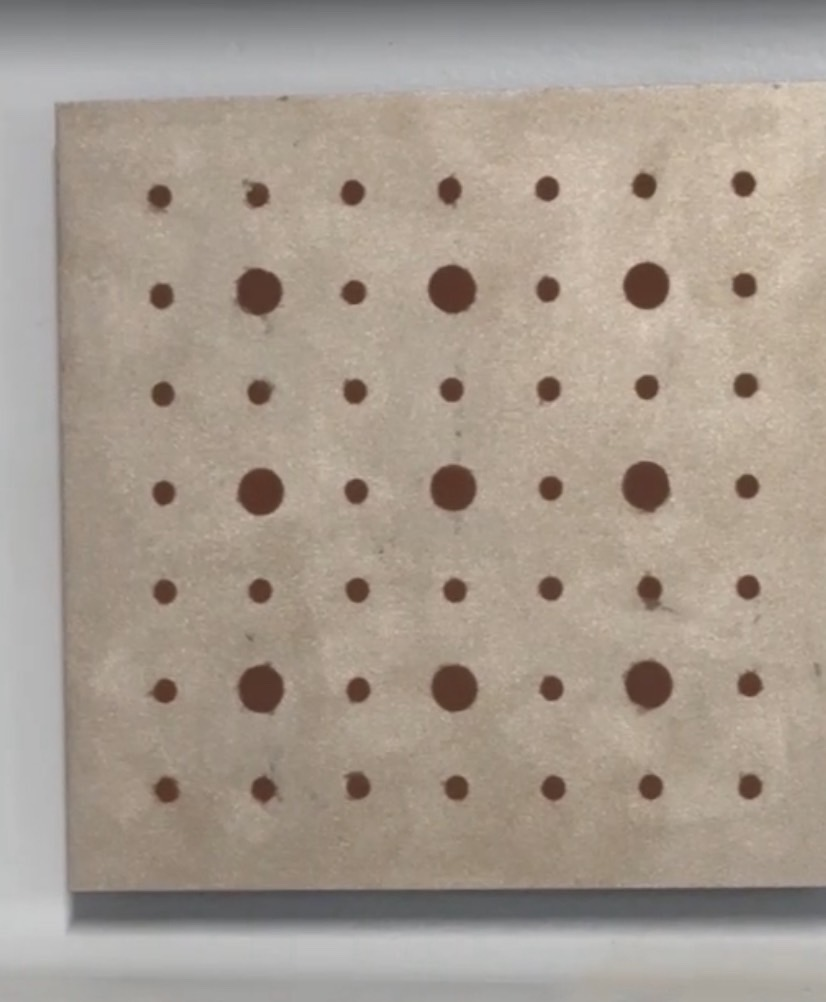
#> input picture sabi.jpg, 826 x 1002 px
$ python sabi2.py
#> lines starting #> are read from the running program, lines starting #| are printed output that depends on the picture; after the words box and inside, x2 and y2 are one past the last pixel; in counts of white or black regions, pixels touching at a corner belong together; long printed decimals are rounded
import cv2
import numpy as np

# === 画像読み込み ===
img = cv2.imread("sabi.jpg")
#> img is the input picture: shape (1002, 826, 3); mean B, G, R 142.8, 154.4, 166

# === HSVに変換 ===
hsv = cv2.cvtColor(img, cv2.COLOR_BGR2HSV)
#> hsv: shape (1002, 826, 3); mean H, S, V 28.8, 37.8, 166.4

# === 錆っぽい色範囲 (要調整) ===
lower_brown = np.array([5, 80, 40])    # H, S, V の下限
upper_brown = np.array([20, 255, 200]) # H, S, V の上限
mask = cv2.inRange(hsv, lower_brown, upper_brown)
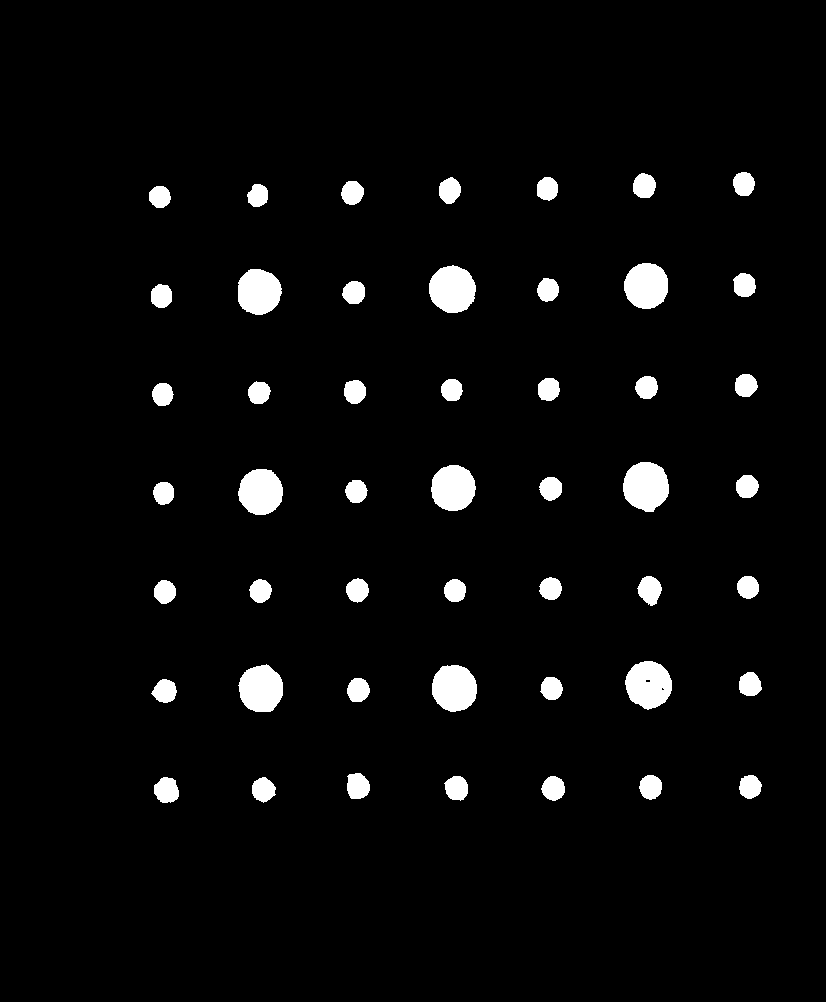
#> mask: shape (1002, 826); 3.9% white; 49 white regions, largest, box (x1, y1, x2, y2) and area: (623, 462, 669, 512) 1782, (429, 265, 476, 313) 1747, (625, 661, 672, 710) 1725

# === ノイズ除去 ===
kernel = np.ones((3,3), np.uint8)
mask = cv2.morphologyEx(mask, cv2.MORPH_OPEN, kernel)
#> mask: shape (1002, 826); 3.9% white; 49 white regions

# === 輪郭検出 ===
contours, _ = cv2.findContours(mask, cv2.RETR_EXTERNAL, cv2.CHAIN_APPROX_SIMPLE)
#> contours = 49 contours; largest, box (x1, y1, x2, y2) and area: (623, 462, 669, 512) 1714, (429, 266, 476, 313) 1675, (625, 661, 672, 709) 1667, (432, 665, 477, 712) 1614, (239, 665, 283, 712) 1594

valid_contours = []
for cnt in contours:
    area = cv2.contourArea(cnt)
    perimeter = cv2.arcLength(cnt, True)
    if perimeter == 0:
        continue

    # 面積フィルタ (小さすぎ/大きすぎを除外)
    if area < 30 or area > 5000:
       continue

    # 円形度フィルタ
    circularity = 4 * np.pi * (area / (perimeter * perimeter))
    if circularity < 0.6:  # 円に近いかどうか
        continue

    valid_contours.append(cnt)
#> this loop made 49 passes
#> (area, perimeter, circularity) on passes 1 to 12: (411.5, 78.18, 0.846), (467, 83.94, 0.833), (412, 76.77, 0.878), (423, 77.11, 0.894), (386, 75.94, 0.841), (409.5, 77.36, 0.86), (450.5, 81.7, 0.848), (407, 77.6, 0.849), (401, 75.94, 0.874), (372.5, 72.53, 0.89), (400, 75.94, 0.872), (1614.5, 151.3, 0.886)
#> after the loop, valid_contours has the same summary as contours

# === 板の実寸面積 (200×200 mm) ===
board_area = 200 * 200
rust_area = sum(cv2.contourArea(c) for c in valid_contours)
#> rust_area = 30085
rust_ratio = rust_area / board_area * 100
#> rust_ratio = 75.21

print("錆の個数:", len(valid_contours))
#| 錆の個数: 49
print("錆の総面積(mm^2):", rust_area)
#| 錆の総面積(mm^2): 30085.0
print("錆の割合(%):", rust_ratio)
#| 錆の割合(%): 75.2125

# === 可視化 ===
for i, cnt in enumerate(valid_contours):
    cv2.drawContours(img, [cnt], -1, (0,0,255), 2)  # 赤枠
    M = cv2.moments(cnt)
    if M["m00"] != 0:
        cx = int(M["m10"]/M["m00"])
        cy = int(M["m01"]/M["m00"])
        cv2.putText(img, str(i+1), (cx-10, cy), cv2.FONT_HERSHEY_SIMPLEX,
                    0.6, (255,0,0), 2)  # 番号
#> this loop made 49 passes
#> (cx, cy) on passes 1 to 12: (262, 789), (166, 789), (553, 787), (456, 787), (749, 786), (650, 786), (357, 785), (164, 690), (357, 689), (551, 688), (749, 684), (453, 687)
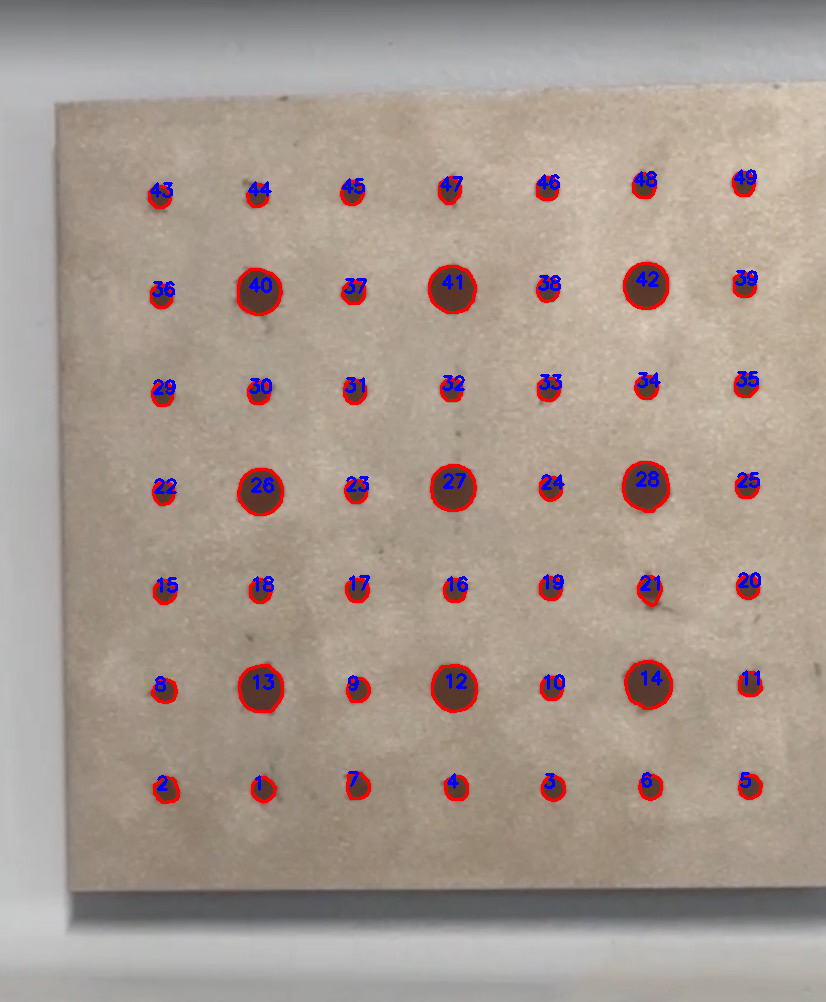
#> img: shape (1002, 826, 3); 2.44% of pixels changed, all inside (x1, y1, x2, y2) = (148, 169, 763, 804)

cv2.imshow("Mask", mask)
cv2.imshow("Result", img)
cv2.waitKey(0)
cv2.destroyAllWindows()

$ run again, with S__49102850_0.jpg copied over sabi.jpg
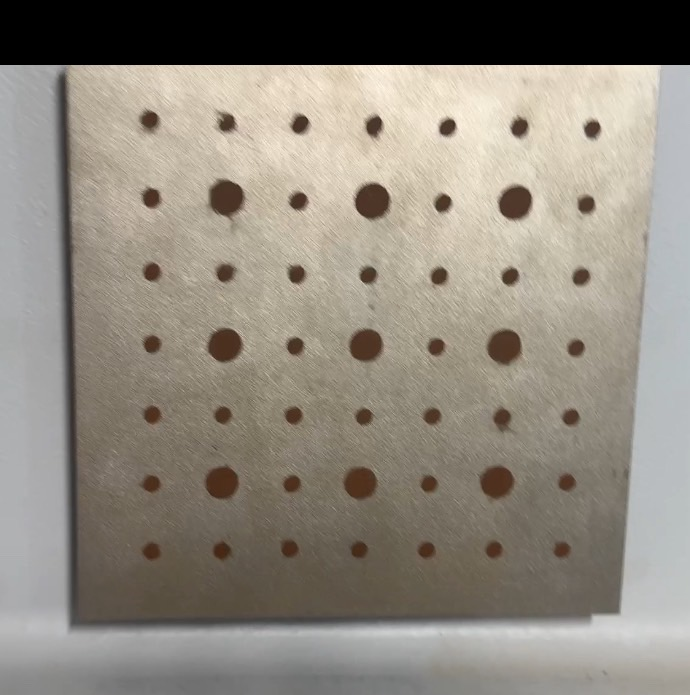
#> input picture S__49102850_0.jpg, 690 x 695 px
#> img is the input picture: shape (695, 690, 3); mean B, G, R 125.9, 136.3, 142.8
#> hsv: shape (695, 690, 3); mean H, S, V 26.6, 32.5, 143.4
#> `mask = cv2.inRange(hsv, lower_brown, upper_brown)`:
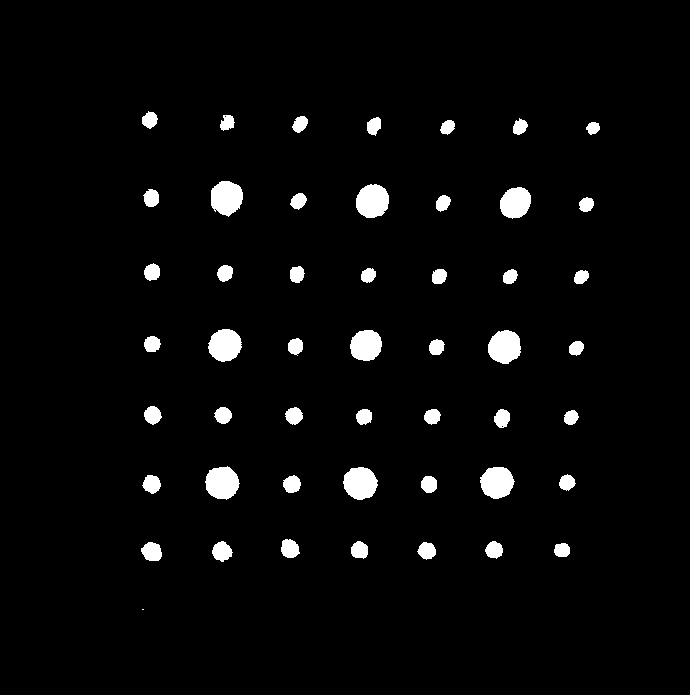
#> mask: shape (695, 690); 3.3% white; 50 white regions (1 under 20 px), largest, box (x1, y1, x2, y2) and area: (356, 184, 389, 218) 891, (205, 466, 240, 500) 881, (211, 181, 243, 217) 879
#> contours = 49 contours; largest, box (x1, y1, x2, y2) and area: (356, 184, 389, 218) 839, (206, 467, 239, 499) 827, (343, 467, 377, 500) 826, (211, 181, 243, 216) 823, (488, 330, 521, 364) 817
#> the loop `for cnt in contours:` made 49 passes
#> (area, perimeter, circularity) on passes 1 to 8: (165, 48.97, 0.865), (216, 55.46, 0.883), (278.5, 64.87, 0.832), (210, 55.46, 0.858), (213.5, 55.21, 0.88), (271.5, 65.7, 0.79), (246, 60.63, 0.841), (199.5, 52.04, 0.926)
#> after the loop `for cnt in contours:`: valid_contours has the same summary as contours
#> rust_area = 14485.5
#> rust_ratio = 36.21
#| 錆の個数: 49
#| 錆の総面積(mm^2): 14485.5
#| 錆の割合(%): 36.214
#> the loop `for i, cnt in enumerate(valid_contours):` made 49 passes
#> (cx, cy) on passes 1 to 8: (561, 549), (426, 550), (151, 551), (493, 549), (359, 549), (221, 551), (289, 548), (428, 483)
#> after the loop `for i, cnt in enumerate(valid_contours):`:
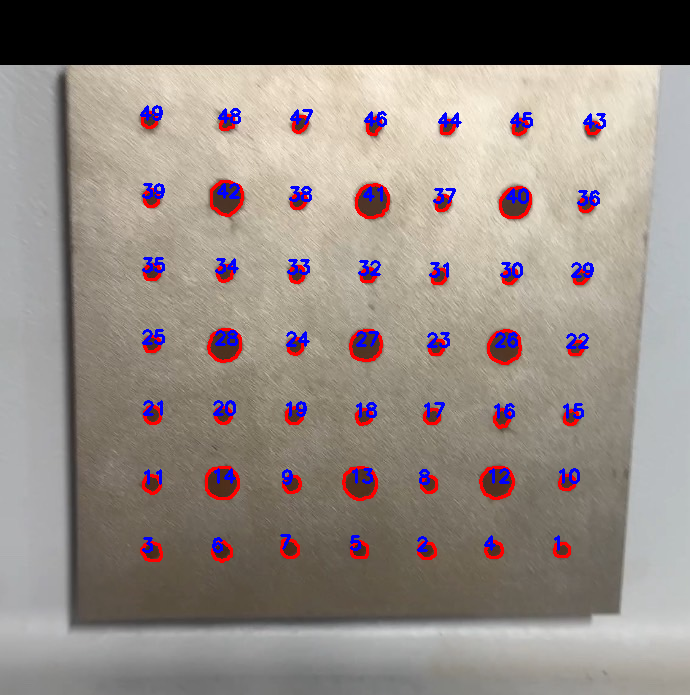
#> img: shape (695, 690, 3); 3.31% of pixels changed, all inside (x1, y1, x2, y2) = (140, 105, 606, 563)
